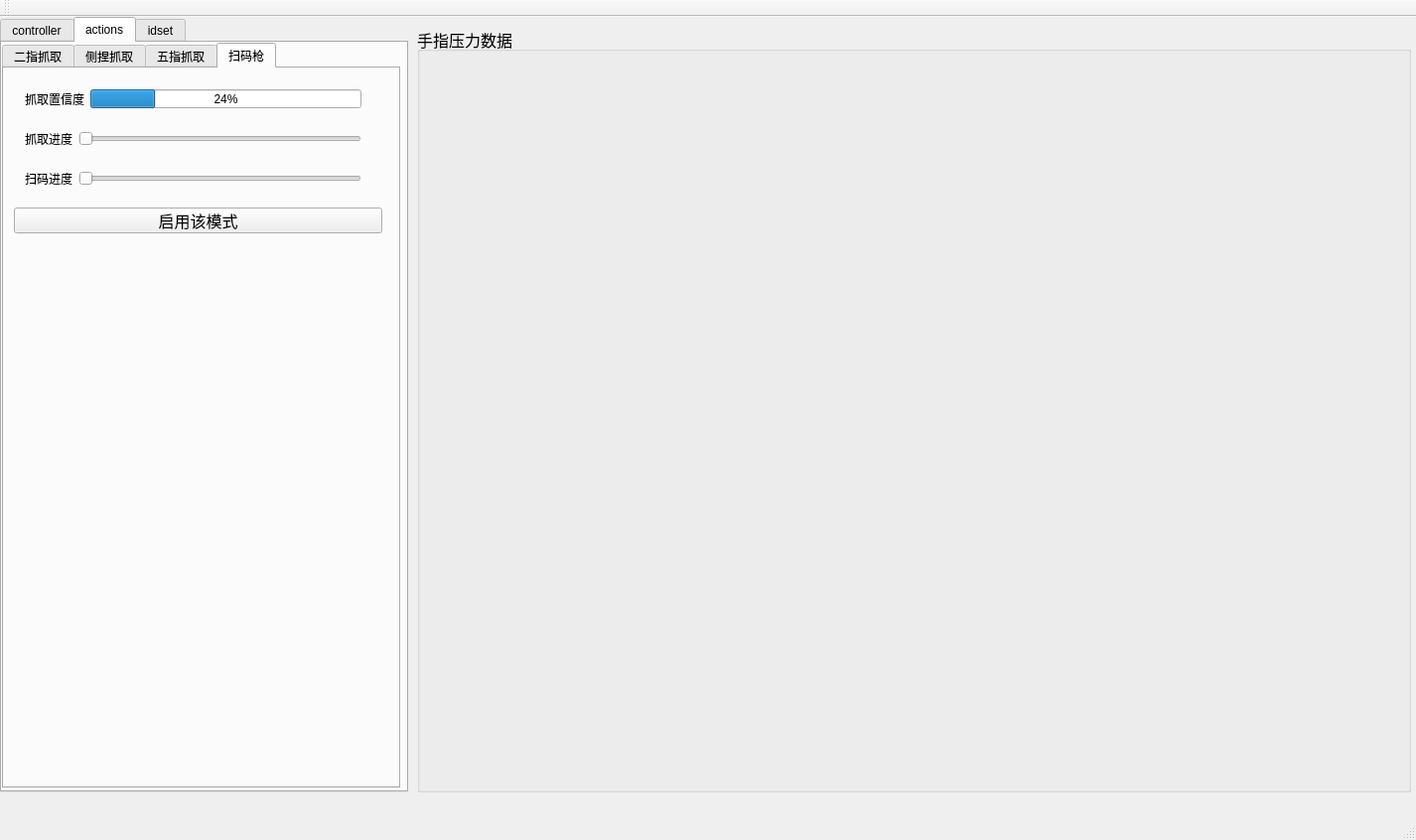
<?xml version="1.0" encoding="UTF-8"?>
<ui version="4.0">
 <class>MainWindow</class>
 <widget class="QMainWindow" name="MainWindow">
  <property name="geometry">
   <rect>
    <x>0</x>
    <y>0</y>
    <width>1426</width>
    <height>846</height>
   </rect>
  </property>
  <property name="windowTitle">
   <string>MainWindow</string>
  </property>
  <widget class="QWidget" name="centralWidget">
   <widget class="QTabWidget" name="tabWidget">
    <property name="geometry">
     <rect>
      <x>0</x>
      <y>0</y>
      <width>411</width>
      <height>781</height>
     </rect>
    </property>
    <property name="currentIndex">
     <number>1</number>
    </property>
    <widget class="QWidget" name="tab">
     <attribute name="title">
      <string>controller</string>
     </attribute>
     <widget class="QGroupBox" name="groupBox_4">
      <property name="geometry">
       <rect>
        <x>10</x>
        <y>370</y>
        <width>391</width>
        <height>67</height>
       </rect>
      </property>
      <property name="font">
       <font>
        <pointsize>12</pointsize>
       </font>
      </property>
      <property name="title">
       <string>灵巧手ID</string>
      </property>
      <layout class="QGridLayout" name="gridLayout_2">
       <item row="0" column="0">
        <layout class="QHBoxLayout" name="horizontalLayout_13">
         <item>
          <layout class="QHBoxLayout" name="horizontalLayout_14">
           <item>
            <widget class="QLabel" name="label_12">
             <property name="text">
              <string>关节控制ID</string>
             </property>
            </widget>
           </item>
           <item>
            <widget class="QSpinBox" name="spinBox"/>
           </item>
           <item>
            <widget class="QLabel" name="label_13">
             <property name="text">
              <string>传感器ID</string>
             </property>
            </widget>
           </item>
           <item>
            <widget class="QSpinBox" name="spinBox_2"/>
           </item>
          </layout>
         </item>
        </layout>
       </item>
      </layout>
     </widget>
     <widget class="QGroupBox" name="groupBox_2">
      <property name="geometry">
       <rect>
        <x>10</x>
        <y>300</y>
        <width>391</width>
        <height>67</height>
       </rect>
      </property>
      <property name="font">
       <font>
        <pointsize>12</pointsize>
       </font>
      </property>
      <property name="title">
       <string>控制器连接</string>
      </property>
      <layout class="QGridLayout" name="gridLayout">
       <item row="0" column="0">
        <layout class="QHBoxLayout" name="horizontalLayout_9">
         <item>
          <layout class="QHBoxLayout" name="horizontalLayout_8">
           <item>
            <widget class="QLabel" name="label_8">
             <property name="text">
              <string>串口号</string>
             </property>
            </widget>
           </item>
           <item>
            <widget class="QComboBox" name="comboBox"/>
           </item>
          </layout>
         </item>
         <item>
          <widget class="QPushButton" name="pushButton">
           <property name="text">
            <string>连接</string>
           </property>
          </widget>
         </item>
         <item>
          <widget class="QPushButton" name="pushButton_2">
           <property name="text">
            <string>复位</string>
           </property>
          </widget>
         </item>
        </layout>
       </item>
      </layout>
     </widget>
     <widget class="QGroupBox" name="groupBox">
      <property name="geometry">
       <rect>
        <x>10</x>
        <y>10</y>
        <width>391</width>
        <height>281</height>
       </rect>
      </property>
      <property name="font">
       <font>
        <pointsize>12</pointsize>
       </font>
      </property>
      <property name="title">
       <string>灵巧手控制</string>
      </property>
      <widget class="QWidget" name="layoutWidget">
       <property name="geometry">
        <rect>
         <x>10</x>
         <y>20</y>
         <width>371</width>
         <height>164</height>
        </rect>
       </property>
       <layout class="QVBoxLayout" name="verticalLayout">
        <item>
         <layout class="QHBoxLayout" name="horizontalLayout_5">
          <item>
           <widget class="QLabel" name="label">
            <property name="font">
             <font>
              <pointsize>12</pointsize>
             </font>
            </property>
            <property name="text">
             <string>手指1</string>
            </property>
           </widget>
          </item>
          <item>
           <widget class="QSlider" name="finger1">
            <property name="orientation">
             <enum>Qt::Horizontal</enum>
            </property>
           </widget>
          </item>
          <item>
           <widget class="QCheckBox" name="checkBox_1">
            <property name="text">
             <string/>
            </property>
           </widget>
          </item>
         </layout>
        </item>
        <item>
         <layout class="QHBoxLayout" name="horizontalLayout_4">
          <item>
           <widget class="QLabel" name="label_2">
            <property name="font">
             <font>
              <pointsize>12</pointsize>
             </font>
            </property>
            <property name="text">
             <string>手指2</string>
            </property>
           </widget>
          </item>
          <item>
           <widget class="QSlider" name="finger2">
            <property name="orientation">
             <enum>Qt::Horizontal</enum>
            </property>
           </widget>
          </item>
          <item>
           <widget class="QCheckBox" name="checkBox_2">
            <property name="text">
             <string/>
            </property>
           </widget>
          </item>
         </layout>
        </item>
        <item>
         <layout class="QHBoxLayout" name="horizontalLayout_3">
          <item>
           <widget class="QLabel" name="label_3">
            <property name="font">
             <font>
              <pointsize>12</pointsize>
             </font>
            </property>
            <property name="text">
             <string>手指3</string>
            </property>
           </widget>
          </item>
          <item>
           <widget class="QSlider" name="finger3">
            <property name="orientation">
             <enum>Qt::Horizontal</enum>
            </property>
           </widget>
          </item>
          <item>
           <widget class="QCheckBox" name="checkBox_3">
            <property name="text">
             <string/>
            </property>
           </widget>
          </item>
         </layout>
        </item>
        <item>
         <layout class="QHBoxLayout" name="horizontalLayout_2">
          <item>
           <widget class="QLabel" name="label_4">
            <property name="font">
             <font>
              <pointsize>12</pointsize>
             </font>
            </property>
            <property name="text">
             <string>手指4</string>
            </property>
           </widget>
          </item>
          <item>
           <widget class="QSlider" name="finger4">
            <property name="orientation">
             <enum>Qt::Horizontal</enum>
            </property>
           </widget>
          </item>
          <item>
           <widget class="QCheckBox" name="checkBox_4">
            <property name="text">
             <string/>
            </property>
           </widget>
          </item>
         </layout>
        </item>
        <item>
         <layout class="QHBoxLayout" name="horizontalLayout">
          <item>
           <widget class="QLabel" name="label_5">
            <property name="font">
             <font>
              <pointsize>12</pointsize>
             </font>
            </property>
            <property name="text">
             <string>手指5</string>
            </property>
           </widget>
          </item>
          <item>
           <widget class="QSlider" name="finger5">
            <property name="orientation">
             <enum>Qt::Horizontal</enum>
            </property>
           </widget>
          </item>
          <item>
           <widget class="QCheckBox" name="checkBox_5">
            <property name="text">
             <string/>
            </property>
           </widget>
          </item>
         </layout>
        </item>
       </layout>
      </widget>
      <widget class="QWidget" name="layoutWidget">
       <property name="geometry">
        <rect>
         <x>10</x>
         <y>190</y>
         <width>371</width>
         <height>86</height>
        </rect>
       </property>
       <layout class="QVBoxLayout" name="verticalLayout_2">
        <item>
         <layout class="QHBoxLayout" name="horizontalLayout_7">
          <item>
           <widget class="QLabel" name="label_6">
            <property name="font">
             <font>
              <pointsize>12</pointsize>
             </font>
            </property>
            <property name="text">
             <string>四指侧摆</string>
            </property>
           </widget>
          </item>
          <item>
           <widget class="QSlider" name="sizhi">
            <property name="orientation">
             <enum>Qt::Horizontal</enum>
            </property>
           </widget>
          </item>
         </layout>
        </item>
        <item>
         <layout class="QHBoxLayout" name="horizontalLayout_6">
          <item>
           <widget class="QLabel" name="label_7">
            <property name="font">
             <font>
              <pointsize>12</pointsize>
             </font>
            </property>
            <property name="text">
             <string>大拇指侧摆</string>
            </property>
           </widget>
          </item>
          <item>
           <widget class="QSlider" name="damuzhi">
            <property name="orientation">
             <enum>Qt::Horizontal</enum>
            </property>
           </widget>
          </item>
         </layout>
        </item>
       </layout>
      </widget>
     </widget>
     <widget class="QGroupBox" name="groupBox_5">
      <property name="geometry">
       <rect>
        <x>10</x>
        <y>440</y>
        <width>391</width>
        <height>301</height>
       </rect>
      </property>
      <property name="font">
       <font>
        <pointsize>12</pointsize>
       </font>
      </property>
      <property name="title">
       <string>关节参数</string>
      </property>
      <layout class="QGridLayout" name="gridLayout_3">
       <item row="2" column="1">
        <widget class="QLCDNumber" name="lcdNumber_13"/>
       </item>
       <item row="4" column="1">
        <widget class="QLCDNumber" name="lcdNumber_15"/>
       </item>
       <item row="0" column="1">
        <widget class="QLCDNumber" name="lcdNumber_11"/>
       </item>
       <item row="1" column="0">
        <widget class="QLabel" name="label_42">
         <property name="text">
          <string>食指</string>
         </property>
        </widget>
       </item>
       <item row="6" column="0">
        <widget class="QLabel" name="label_47">
         <property name="text">
          <string>四指侧摆</string>
         </property>
        </widget>
       </item>
       <item row="1" column="1">
        <widget class="QLCDNumber" name="lcdNumber_12"/>
       </item>
       <item row="3" column="0">
        <widget class="QLabel" name="label_44">
         <property name="text">
          <string>无名指</string>
         </property>
        </widget>
       </item>
       <item row="5" column="1">
        <widget class="QLCDNumber" name="lcdNumber_16"/>
       </item>
       <item row="5" column="0">
        <widget class="QLabel" name="label_46">
         <property name="text">
          <string>大拇指侧摆</string>
         </property>
        </widget>
       </item>
       <item row="0" column="0">
        <widget class="QLabel" name="label_41">
         <property name="text">
          <string>大拇指</string>
         </property>
        </widget>
       </item>
       <item row="3" column="1">
        <widget class="QLCDNumber" name="lcdNumber_14"/>
       </item>
       <item row="2" column="0">
        <widget class="QLabel" name="label_43">
         <property name="text">
          <string>中指</string>
         </property>
        </widget>
       </item>
       <item row="6" column="1">
        <widget class="QLCDNumber" name="lcdNumber_17"/>
       </item>
       <item row="4" column="0">
        <widget class="QLabel" name="label_45">
         <property name="text">
          <string>小拇指</string>
         </property>
        </widget>
       </item>
       <item row="7" column="0" colspan="2">
        <widget class="QPushButton" name="pushButton_7">
         <property name="text">
          <string>Any% Control</string>
         </property>
        </widget>
       </item>
      </layout>
     </widget>
    </widget>
    <widget class="QWidget" name="tab_2">
     <attribute name="title">
      <string>actions</string>
     </attribute>
     <widget class="QTabWidget" name="tabWidget_2">
      <property name="geometry">
       <rect>
        <x>0</x>
        <y>0</y>
        <width>401</width>
        <height>751</height>
       </rect>
      </property>
      <property name="currentIndex">
       <number>3</number>
      </property>
      <widget class="QWidget" name="tab_4">
       <attribute name="title">
        <string>二指抓取</string>
       </attribute>
       <widget class="QPushButton" name="pushButton_3">
        <property name="geometry">
         <rect>
          <x>10</x>
          <y>120</y>
          <width>371</width>
          <height>26</height>
         </rect>
        </property>
        <property name="font">
         <font>
          <pointsize>12</pointsize>
         </font>
        </property>
        <property name="text">
         <string>启用该模式</string>
        </property>
        <property name="checkable">
         <bool>false</bool>
        </property>
       </widget>
       <widget class="QWidget" name="layoutWidget">
        <property name="geometry">
         <rect>
          <x>10</x>
          <y>10</y>
          <width>381</width>
          <height>93</height>
         </rect>
        </property>
        <layout class="QVBoxLayout" name="verticalLayout_4">
         <item>
          <layout class="QHBoxLayout" name="horizontalLayout_12">
           <item>
            <widget class="QLabel" name="label_11">
             <property name="maximumSize">
              <size>
               <width>100</width>
               <height>16777215</height>
              </size>
             </property>
             <property name="text">
              <string>合计力</string>
             </property>
            </widget>
           </item>
           <item>
            <widget class="QLCDNumber" name="lcdNumber"/>
           </item>
          </layout>
         </item>
         <item>
          <layout class="QVBoxLayout" name="verticalLayout_3">
           <item>
            <layout class="QHBoxLayout" name="horizontalLayout_10"/>
           </item>
           <item>
            <layout class="QHBoxLayout" name="horizontalLayout_11">
             <item>
              <widget class="QLabel" name="label_10">
               <property name="text">
                <string>抓取进度</string>
               </property>
              </widget>
             </item>
             <item>
              <widget class="QSlider" name="finger2catch">
               <property name="orientation">
                <enum>Qt::Horizontal</enum>
               </property>
              </widget>
             </item>
            </layout>
           </item>
          </layout>
         </item>
        </layout>
       </widget>
      </widget>
      <widget class="QWidget" name="tab_5">
       <attribute name="title">
        <string>侧捏抓取</string>
       </attribute>
       <widget class="QWidget" name="layoutWidget_2">
        <property name="geometry">
         <rect>
          <x>10</x>
          <y>10</y>
          <width>381</width>
          <height>93</height>
         </rect>
        </property>
        <layout class="QVBoxLayout" name="verticalLayout_5">
         <item>
          <layout class="QHBoxLayout" name="horizontalLayout_15">
           <item>
            <widget class="QLabel" name="label_14">
             <property name="maximumSize">
              <size>
               <width>100</width>
               <height>16777215</height>
              </size>
             </property>
             <property name="text">
              <string>合计力</string>
             </property>
            </widget>
           </item>
           <item>
            <widget class="QLCDNumber" name="lcdNumber_2"/>
           </item>
          </layout>
         </item>
         <item>
          <layout class="QVBoxLayout" name="verticalLayout_6">
           <item>
            <layout class="QHBoxLayout" name="horizontalLayout_16"/>
           </item>
           <item>
            <layout class="QHBoxLayout" name="horizontalLayout_17">
             <item>
              <widget class="QLabel" name="label_16">
               <property name="text">
                <string>抓取进度</string>
               </property>
              </widget>
             </item>
             <item>
              <widget class="QSlider" name="finger2catch_2">
               <property name="orientation">
                <enum>Qt::Horizontal</enum>
               </property>
              </widget>
             </item>
            </layout>
           </item>
          </layout>
         </item>
        </layout>
       </widget>
       <widget class="QPushButton" name="pushButton_4">
        <property name="geometry">
         <rect>
          <x>10</x>
          <y>120</y>
          <width>371</width>
          <height>26</height>
         </rect>
        </property>
        <property name="font">
         <font>
          <pointsize>12</pointsize>
         </font>
        </property>
        <property name="text">
         <string>启用该模式</string>
        </property>
       </widget>
      </widget>
      <widget class="QWidget" name="tab_6">
       <attribute name="title">
        <string>五指抓取</string>
       </attribute>
       <widget class="QWidget" name="layoutWidget_3">
        <property name="geometry">
         <rect>
          <x>10</x>
          <y>10</y>
          <width>381</width>
          <height>111</height>
         </rect>
        </property>
        <layout class="QVBoxLayout" name="verticalLayout_7">
         <item>
          <layout class="QHBoxLayout" name="horizontalLayout_18">
           <item>
            <widget class="QLabel" name="label_17">
             <property name="maximumSize">
              <size>
               <width>100</width>
               <height>16777215</height>
              </size>
             </property>
             <property name="text">
              <string>合计力</string>
             </property>
            </widget>
           </item>
           <item>
            <widget class="QLCDNumber" name="lcdNumber_3"/>
           </item>
          </layout>
         </item>
         <item>
          <layout class="QVBoxLayout" name="verticalLayout_8">
           <item>
            <layout class="QHBoxLayout" name="horizontalLayout_19">
             <item>
              <widget class="QLabel" name="label_18">
               <property name="text">
                <string>抓取置信度</string>
               </property>
              </widget>
             </item>
             <item>
              <widget class="QProgressBar" name="progressBar_3">
               <property name="value">
                <number>24</number>
               </property>
              </widget>
             </item>
            </layout>
           </item>
           <item>
            <layout class="QHBoxLayout" name="horizontalLayout_20">
             <item>
              <widget class="QLabel" name="label_19">
               <property name="text">
                <string>抓取进度</string>
               </property>
              </widget>
             </item>
             <item>
              <widget class="QSlider" name="finger2catch_3">
               <property name="orientation">
                <enum>Qt::Horizontal</enum>
               </property>
              </widget>
             </item>
            </layout>
           </item>
          </layout>
         </item>
        </layout>
       </widget>
       <widget class="QPushButton" name="pushButton_5">
        <property name="geometry">
         <rect>
          <x>10</x>
          <y>130</y>
          <width>371</width>
          <height>26</height>
         </rect>
        </property>
        <property name="font">
         <font>
          <pointsize>12</pointsize>
         </font>
        </property>
        <property name="text">
         <string>启用该模式</string>
        </property>
       </widget>
      </widget>
      <widget class="QWidget" name="tab_7">
       <attribute name="title">
        <string>扫码枪</string>
       </attribute>
       <widget class="QPushButton" name="pushButton_12">
        <property name="geometry">
         <rect>
          <x>10</x>
          <y>140</y>
          <width>371</width>
          <height>26</height>
         </rect>
        </property>
        <property name="font">
         <font>
          <pointsize>12</pointsize>
         </font>
        </property>
        <property name="text">
         <string>启用该模式</string>
        </property>
       </widget>
       <widget class="QWidget" name="">
        <property name="geometry">
         <rect>
          <x>10</x>
          <y>50</y>
          <width>361</width>
          <height>41</height>
         </rect>
        </property>
        <layout class="QHBoxLayout" name="horizontalLayout_41">
         <item>
          <widget class="QLabel" name="label_40">
           <property name="text">
            <string>抓取进度</string>
           </property>
          </widget>
         </item>
         <item>
          <widget class="QSlider" name="finger2catch_10">
           <property name="orientation">
            <enum>Qt::Horizontal</enum>
           </property>
          </widget>
         </item>
        </layout>
       </widget>
       <widget class="QWidget" name="">
        <property name="geometry">
         <rect>
          <x>10</x>
          <y>10</y>
          <width>361</width>
          <height>41</height>
         </rect>
        </property>
        <layout class="QHBoxLayout" name="horizontalLayout_40">
         <item>
          <widget class="QLabel" name="label_39">
           <property name="text">
            <string>抓取置信度</string>
           </property>
          </widget>
         </item>
         <item>
          <widget class="QProgressBar" name="progressBar_10">
           <property name="value">
            <number>24</number>
           </property>
          </widget>
         </item>
        </layout>
       </widget>
       <widget class="QWidget" name="layoutWidget_4">
        <property name="geometry">
         <rect>
          <x>10</x>
          <y>90</y>
          <width>361</width>
          <height>41</height>
         </rect>
        </property>
        <layout class="QHBoxLayout" name="horizontalLayout_42">
         <item>
          <widget class="QLabel" name="label_48">
           <property name="text">
            <string>扫码进度</string>
           </property>
          </widget>
         </item>
         <item>
          <widget class="QSlider" name="finger2catch_11">
           <property name="orientation">
            <enum>Qt::Horizontal</enum>
           </property>
          </widget>
         </item>
        </layout>
       </widget>
      </widget>
     </widget>
    </widget>
    <widget class="QWidget" name="tab_3">
     <attribute name="title">
      <string>idset</string>
     </attribute>
     <widget class="QTextBrowser" name="textBrowser">
      <property name="geometry">
       <rect>
        <x>10</x>
        <y>10</y>
        <width>381</width>
        <height>101</height>
       </rect>
      </property>
      <property name="html">
       <string>&lt;!DOCTYPE HTML PUBLIC &quot;-//W3C//DTD HTML 4.0//EN&quot; &quot;http://www.w3.org/TR/REC-html40/strict.dtd&quot;&gt;
&lt;html&gt;&lt;head&gt;&lt;meta name=&quot;qrichtext&quot; content=&quot;1&quot; /&gt;&lt;style type=&quot;text/css&quot;&gt;
p, li { white-space: pre-wrap; }
&lt;/style&gt;&lt;/head&gt;&lt;body style=&quot; font-family:'SimSun'; font-size:13.5pt; font-weight:400; font-style:normal;&quot;&gt;
&lt;p style=&quot; margin-top:0px; margin-bottom:0px; margin-left:0px; margin-right:0px; -qt-block-indent:0; text-indent:0px;&quot;&gt;ID设置注意事项：&lt;/p&gt;
&lt;p style=&quot; margin-top:0px; margin-bottom:0px; margin-left:0px; margin-right:0px; -qt-block-indent:0; text-indent:0px;&quot;&gt;ID设置时总线上一次只连接一个灵巧手&lt;br /&gt;传感器ID和弯曲控制ID不应相同，且均大于等于32&lt;/p&gt;&lt;/body&gt;&lt;/html&gt;</string>
      </property>
     </widget>
     <widget class="QPushButton" name="pushButton_6">
      <property name="geometry">
       <rect>
        <x>10</x>
        <y>200</y>
        <width>381</width>
        <height>41</height>
       </rect>
      </property>
      <property name="text">
       <string>设置ID</string>
      </property>
     </widget>
     <widget class="QWidget" name="layoutWidget">
      <property name="geometry">
       <rect>
        <x>10</x>
        <y>160</y>
        <width>381</width>
        <height>27</height>
       </rect>
      </property>
      <layout class="QHBoxLayout" name="horizontalLayout_21">
       <item>
        <widget class="QLabel" name="label_15">
         <property name="text">
          <string>控制ID</string>
         </property>
        </widget>
       </item>
       <item>
        <widget class="QSpinBox" name="spinBox_4">
         <property name="minimum">
          <number>32</number>
         </property>
         <property name="maximum">
          <number>1024</number>
         </property>
        </widget>
       </item>
      </layout>
     </widget>
     <widget class="QWidget" name="layoutWidget">
      <property name="geometry">
       <rect>
        <x>10</x>
        <y>130</y>
        <width>381</width>
        <height>27</height>
       </rect>
      </property>
      <layout class="QHBoxLayout" name="horizontalLayout_22">
       <item>
        <widget class="QLabel" name="label_9">
         <property name="text">
          <string>传感器ID</string>
         </property>
        </widget>
       </item>
       <item>
        <widget class="QSpinBox" name="spinBox_3">
         <property name="minimum">
          <number>32</number>
         </property>
         <property name="maximum">
          <number>1024</number>
         </property>
        </widget>
       </item>
      </layout>
     </widget>
    </widget>
   </widget>
   <widget class="QGroupBox" name="groupBox_3">
    <property name="geometry">
     <rect>
      <x>420</x>
      <y>10</y>
      <width>1001</width>
      <height>771</height>
     </rect>
    </property>
    <property name="font">
     <font>
      <pointsize>12</pointsize>
     </font>
    </property>
    <property name="title">
     <string>手指压力数据</string>
    </property>
    <widget class="QtCharts::QChartView" name="chart" native="true">
     <property name="geometry">
      <rect>
       <x>10</x>
       <y>20</y>
       <width>981</width>
       <height>741</height>
      </rect>
     </property>
     <property name="minimumSize">
      <size>
       <width>0</width>
       <height>281</height>
      </size>
     </property>
    </widget>
   </widget>
  </widget>
  <widget class="QMenuBar" name="menuBar">
   <property name="geometry">
    <rect>
     <x>0</x>
     <y>0</y>
     <width>1426</width>
     <height>23</height>
    </rect>
   </property>
  </widget>
  <widget class="QToolBar" name="mainToolBar">
   <attribute name="toolBarArea">
    <enum>TopToolBarArea</enum>
   </attribute>
   <attribute name="toolBarBreak">
    <bool>false</bool>
   </attribute>
  </widget>
  <widget class="QStatusBar" name="statusBar"/>
 </widget>
 <layoutdefault spacing="6" margin="11"/>
 <customwidgets>
  <customwidget>
   <class>QtCharts::QChartView</class>
   <extends>QWidget</extends>
   <header location="global">qchartview.h</header>
   <container>1</container>
  </customwidget>
 </customwidgets>
 <resources/>
 <connections/>
</ui>
